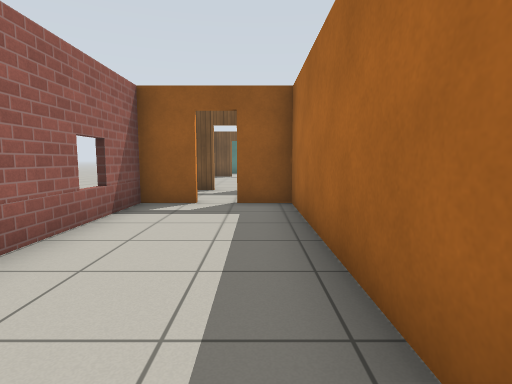
[1] (above)

17 first-person views from a walk through a world built for the Gazebo simulator. The camera is 0.94 m above the floor, tilts 6° down and sees 80° across. The floor is counted in squares, 1 m on a side. Each view is taken from the middle of a square. On the plan, view 1 faces up. The plan holds only what a view shows up to about 11 squares ahead; the rest is blank. Gazebo's built-in surfaces are drawn with simple patterns.

[2]
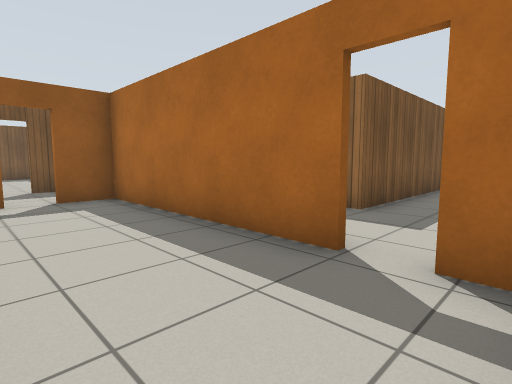

[3]
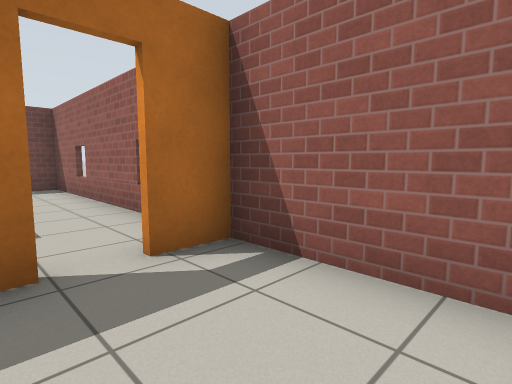

[4]
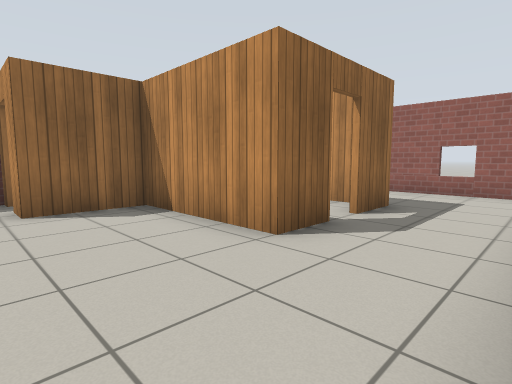

[5]
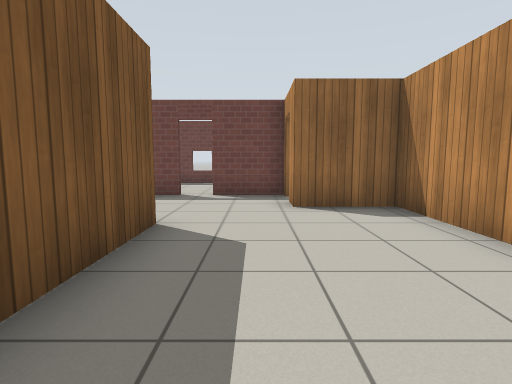

[6]
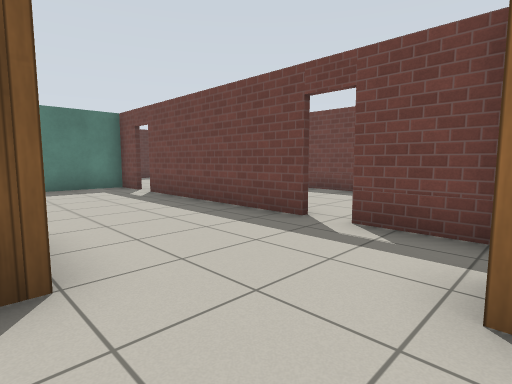

[7]
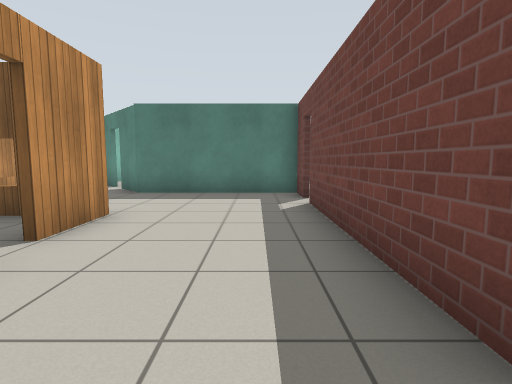

[8]
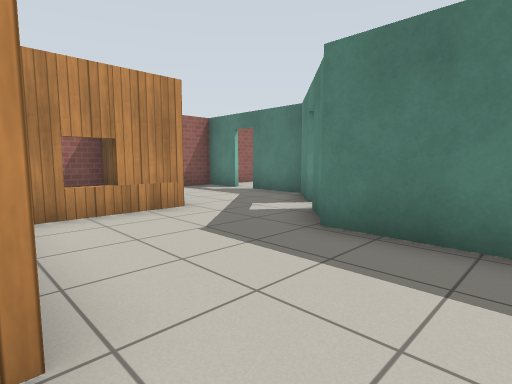

[9]
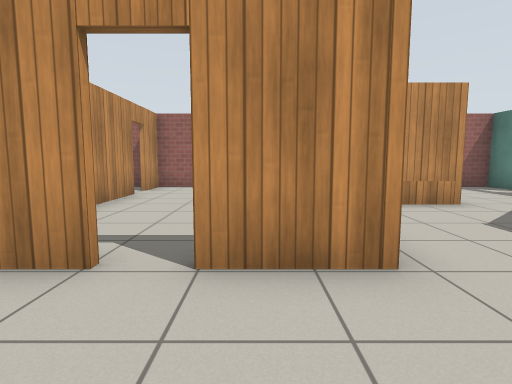

[10]
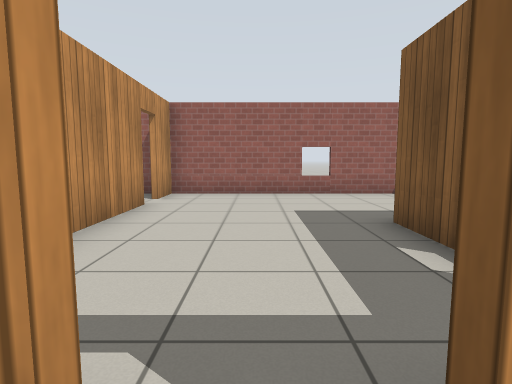

[11]
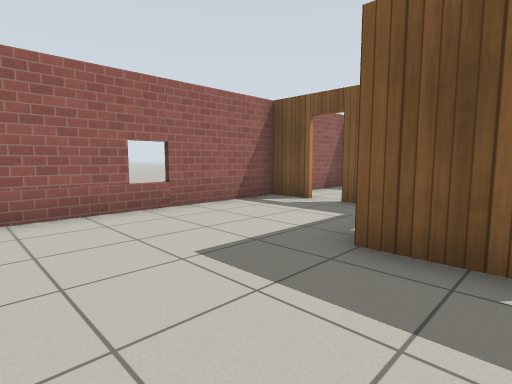

[12]
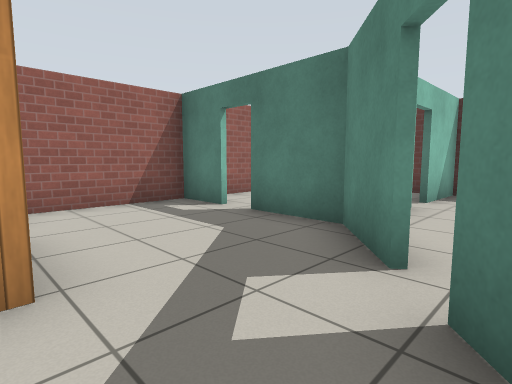

[13]
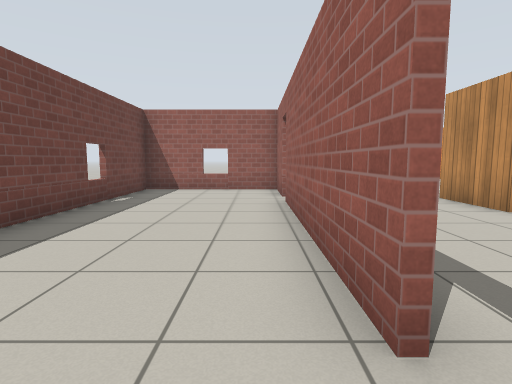

[14]
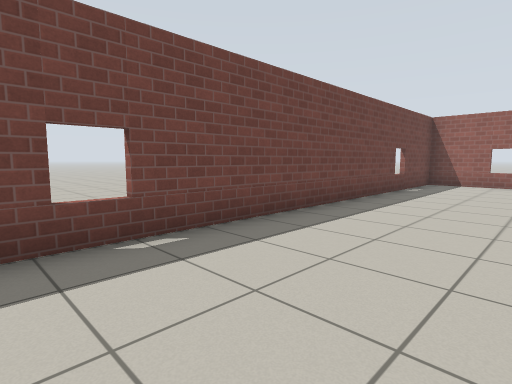

[15]
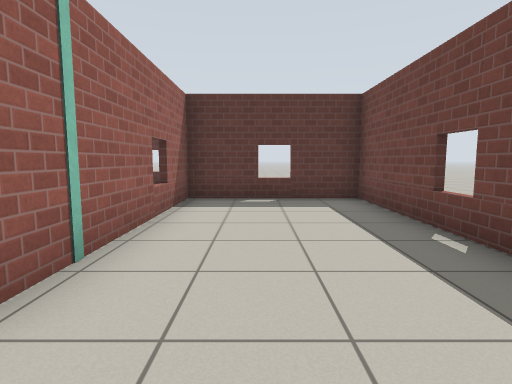

[16]
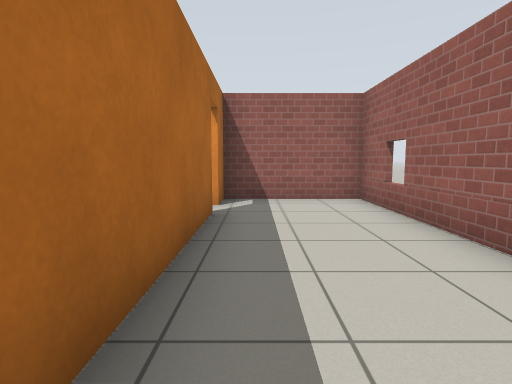

[17]
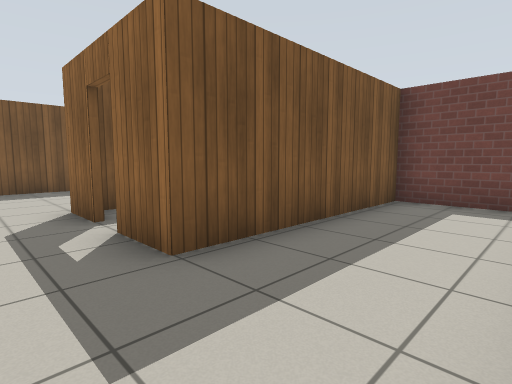

### Floor plan
Points are (right, up) in squares from view 1. A wall is a line through its corners. A room is listed if a view was taken in it or the views show most of it. See-through windows are left out.
Room 1 (views 1, 2, 3, 16)
walls: (0.8, 0.5) (0.8, 6.6) (-0.5, 6.6); (-1.3, 6.6) (-2.5, 6.6) (-2.5, -1.4) (0.8, -1.4) (0.8, -0.2)
ways out: open door at (-1, 7) to room 2; open door at (1, 0) to room 5
Room 2 (views 4, 5, 6, 7, 8, 9, 10, 12)
walls: (5.4, 14.3) (5.4, 12.4); (5.4, 11.6) (5.4, 9.5) (2.6, 9.5); (9.2, 10) (9.2, 15.8); (9.2, 16.5) (9.2, 17.7) (4.7, 17.7) (3.6, 19); (1.6, 17.4) (1.6, 14.8); (0.3, 9.5) (-0.5, 9.5); (9.2, 7.1) (9.2, 9.2); (3.1, 19.6) (1.8, 21) (-0.3, 21); (-1.2, 9.5) (-1.9, 9.5); (3.5, 5.1) (7.1, 5.1) (7.1, 7.2) (8, 7.2); (-1, 21) (-2.5, 21) (-2.5, 17.9)
ways out: open door at (-1, 7) to room 1; open door at (-1, 9.5) to room 3; open door at (-1, 17) to room 3; open door at (5, 12) to room 3; open door at (9, 9.5) to room 4; open door at (9, 16) to room 4; opening at (2, 5) to room 5; open door at (-0.5, 21); open door at (3.3, 19.3); open door at (8.5, 7)
Room 3 (view 11)
walls: (-0.5, 9.6) (2.3, 9.6); (4.1, 14.1) (1.4, 14.1); (0, 17.2) (-0.5, 17.2); (-1.3, 17.2) (-2.5, 17.2) (-2.5, 9.6) (-1.2, 9.6)
ways out: open door at (-1, 9.5) to room 2; open door at (-1, 17) to room 2; open door at (5, 12) to room 2
Room 4 (views 13, 14, 15)
walls: (9.3, 15.8) (9.3, 10); (9.3, 9.2) (9.3, 7.2); (8.8, 7.2) (13.5, 7.2) (13.5, 22.5) (9.3, 22.5) (9.3, 16.9)
ways out: open door at (9, 9.5) to room 2; open door at (9, 16) to room 2
Room 5 (view 17)
walls: (3.5, 3.9) (3.5, 5.1); (1.8, -1.4) (9.2, -1.4) (9.2, 1.6) (3.5, 1.6) (3.5, 3.1)
ways out: open door at (1, 0) to room 1; opening at (2, 5) to room 2; open door at (3, 3.5)

Positions as (right, up) in squares from view 1, and headings:
1: (0, 0), facing up
2: (-2, -1), facing up-right
3: (-2, 1), facing down-right
4: (1, 8), facing down-right
5: (1, 8), facing right
6: (5, 7), facing up-right
7: (8, 9), facing up
8: (7, 14), facing up-left
9: (8, 13), facing left
10: (6, 12), facing left
11: (3, 11), facing up-left
12: (4, 17), facing up-left
13: (10, 17), facing down
14: (10, 20), facing down-right
15: (11, 15), facing up
16: (0, 6), facing down
17: (2, -1), facing up-right
